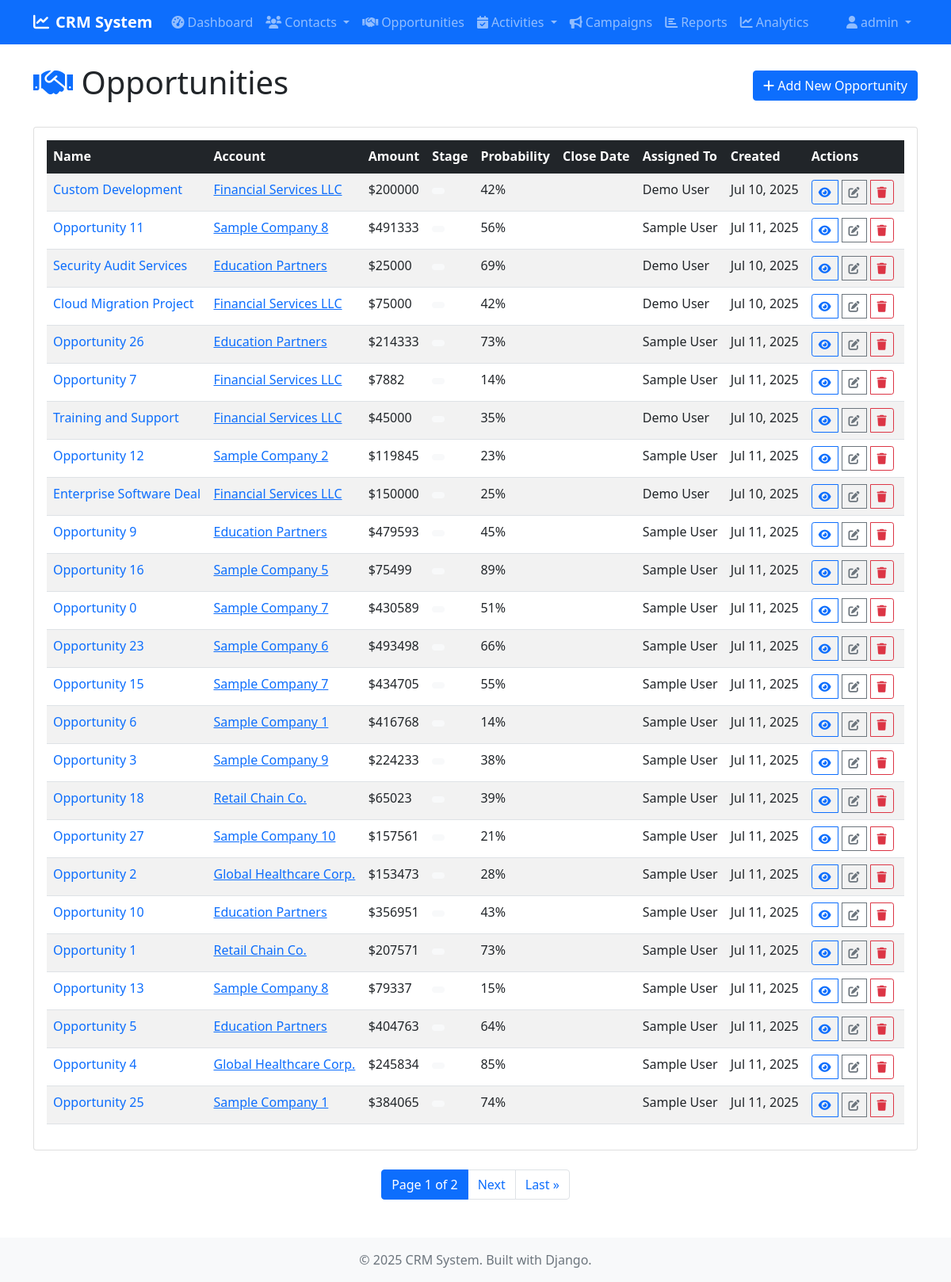
Screenshot of /opportunities/ (signed in) with the database file from the repository.
### opportunities/models.py (models this page shows, shortened)
class Opportunity(models.Model):
    SALES_STAGE = [
        ('prospecting', 'Prospecting'),
        ('qualification', 'Qualification'),
        ('needs_analysis', 'Needs Analysis'),
        ('value_proposition', 'Value Proposition'),
        ('id_decision_makers', 'Id. Decision Makers'),
        ('perception_analysis', 'Perception Analysis'),
        ('proposal', 'Proposal/Price Quote'),
        ('negotiation', 'Negotiation/Review'),
        ('closed_won', 'Closed Won'),
        ('closed_lost', 'Closed Lost'),
    ]
    LEAD_SOURCE = [
        ('existing_customer', 'Existing Customer'),
        ('partner', 'Partner'),
        ('public_relations', 'Public Relations'),
        ('direct_mail', 'Direct Mail'),
        ('conference', 'Conference'),
        ('trade_show', 'Trade Show'),
        ('web_site', 'Web Site'),
        ('word_of_mouth', 'Word of mouth'),
        ('email', 'Email'),
        ('campaign', 'Campaign'),
        ('other', 'Other'),
    ]
    TYPE_CHOICES = [
        ('existing_business', 'Existing Business'),
        ('new_business', 'New Business'),
    ]
    name = models.CharField(max_length=200)
    account = models.ForeignKey(Account, on_delete=models.CASCADE, related_name='opportunities')
    contact = models.ForeignKey(Contact, on_delete=models.SET_NULL, null=True, blank=True)
    amount = models.DecimalField(max_digits=15, decimal_places=2)
    sales_stage = models.CharField(max_length=20, choices=SALES_STAGE, default='prospecting')
    probability = models.IntegerField(default=0, help_text='Probability of closing (0-100%)')
    expected_close_date = models.DateField()
    opportunity_type = models.CharField(max_length=20, choices=TYPE_CHOICES, blank=True)
    lead_source = models.CharField(max_length=20, choices=LEAD_SOURCE, blank=True)
    next_step = models.CharField(max_length=200, blank=True)
    description = models.TextField(blank=True)
    assigned_to = models.ForeignKey(User, on_delete=models.SET_NULL, null=True, blank=True)
    created_by = models.ForeignKey(User, on_delete=models.SET_NULL, null=True, blank=True, related_name='created_opportunities')
    created_at = models.DateTimeField(auto_now_add=True)
    updated_at = models.DateTimeField(auto_now=True)
    class Meta:
        ordering = ['-expected_close_date']
        verbose_name_plural = 'Opportunities'

### accounts/models.py (models this page shows, shortened)
class Account(models.Model):
    ACCOUNT_TYPES = [
        ('customer', 'Customer'),
        ('prospect', 'Prospect'),
        ('partner', 'Partner'),
        ('competitor', 'Competitor'),
        ('other', 'Other'),
    ]
    INDUSTRIES = [
        ('technology', 'Technology'),
        ('healthcare', 'Healthcare'),
        ('finance', 'Finance'),
        ('education', 'Education'),
        ('retail', 'Retail'),
        ('manufacturing', 'Manufacturing'),
        ('other', 'Other'),
    ]
    name = models.CharField(max_length=200)
    account_type = models.CharField(max_length=20, choices=ACCOUNT_TYPES, default='customer')
    industry = models.CharField(max_length=20, choices=INDUSTRIES, blank=True)
    website = models.URLField(blank=True)
    phone = models.CharField(max_length=20, blank=True)
    email = models.EmailField(blank=True)
    billing_street = models.TextField(blank=True)
    billing_city = models.CharField(max_length=100, blank=True)
    billing_state = models.CharField(max_length=100, blank=True)
    billing_postal_code = models.CharField(max_length=20, blank=True)
    billing_country = models.CharField(max_length=100, blank=True)
    shipping_street = models.TextField(blank=True)
    shipping_city = models.CharField(max_length=100, blank=True)
    shipping_state = models.CharField(max_length=100, blank=True)
    shipping_postal_code = models.CharField(max_length=20, blank=True)
    shipping_country = models.CharField(max_length=100, blank=True)
    annual_revenue = models.DecimalField(max_digits=15, decimal_places=2, null=True, blank=True)
    employees = models.IntegerField(null=True, blank=True)
    description = models.TextField(blank=True)
    assigned_to = models.ForeignKey(User, on_delete=models.SET_NULL, null=True, blank=True)
    created_by = models.ForeignKey(User, on_delete=models.SET_NULL, null=True, blank=True, related_name='created_accounts')
    created_at = models.DateTimeField(auto_now_add=True)
    updated_at = models.DateTimeField(auto_now=True)
    class Meta:
        ordering = ['name']

### opportunities/views.py (the view)
# urls.py: path('', views.OpportunityListView.as_view(), name='list'),
class OpportunityListView(LoginRequiredMixin, ListView):
    model = Opportunity
    template_name = 'opportunities/opportunity_list.html'
    context_object_name = 'opportunities'
    paginate_by = 25
    def get_queryset(self):
        return Opportunity.objects.select_related('account', 'contact', 'assigned_to').order_by('-expected_close_date')

### templates/opportunities/opportunity_list.html (shortened to what this page needs)
{% extends 'base.html' %}
{% block content %}
<div class="d-flex justify-content-between align-items-center mb-4">
    <h1><i class="fas fa-handshake text-primary"></i> Opportunities</h1>
    <a href="{% url 'opportunities:create' %}" class="btn btn-primary">
        <i class="fas fa-plus"></i> Add New Opportunity
    </a>
</div>
<div class="card">
    <div class="card-body">
        <div class="table-responsive">
            <table class="table table-striped table-hover">
                <thead class="table-dark">
                    <tr>
                        <th>Name</th>
                        <th>Account</th>
                        <th>Amount</th>
                        <th>Stage</th>
                        <th>Probability</th>
                        <th>Close Date</th>
                        <th>Assigned To</th>
                        <th>Created</th>
                        <th>Actions</th>
                    </tr>
                </thead>
                <tbody>
                    {% for opportunity in opportunities %}
                    <tr>
                        <td>
                            <a href="{% url 'opportunities:detail' opportunity.pk %}" class="text-decoration-none">
                                {{ opportunity.name }}
                            </a>
                        </td>
                        <td>
                            {% if opportunity.account %}
                                <a href="{% url 'accounts:detail' opportunity.account.pk %}">{{ opportunity.account.name }}</a>
                            {% else %}
                                -
                            {% endif %}
                        </td>
                        <td>
                            {% if opportunity.amount %}
                                ${{ opportunity.amount|floatformat:0 }}
                            {% else %}
                                -
                            {% endif %}
                        </td>
                        <td>
                            <span class="badge {% if opportunity.stage == 'prospecting' %}bg-info{% elif opportunity.stage == 'qualification' %}bg-warning{% elif opportunity.stage == 'proposal' %}bg-primary{% elif opportunity.stage == 'negotiation' %}bg-secondary{% elif opportunity.stage == 'closed_won' %}bg-success{% elif opportunity.stage == 'closed_lost' %}bg-danger{% else %}bg-light text-dark{% endif %}">
                            </span>
                        </td>
                        <td>{{ opportunity.probability }}%</td>
                        <td>{{ opportunity.close_date|date:"M d, Y" }}</td>
                        <td>{{ opportunity.assigned_to.get_full_name|default:"-" }}</td>
                        <td>{{ opportunity.created_at|date:"M d, Y" }}</td>
                        <td>
                            <div class="btn-group" role="group">
                                <a href="{% url 'opportunities:detail' opportunity.pk %}" class="btn btn-sm btn-outline-primary" title="View">
                                    <i class="fas fa-eye"></i>
                                </a>
                                <a href="{% url 'opportunities:edit' opportunity.pk %}" class="btn btn-sm btn-outline-secondary" title="Edit">
                                    <i class="fas fa-edit"></i>
                                </a>
                                <a href="{% url 'opportunities:delete' opportunity.pk %}" class="btn btn-sm btn-outline-danger" title="Delete">
                                    <i class="fas fa-trash"></i>
                                </a>
                            </div>
                        </td>
                    </tr>
                    {% endfor %}
                </tbody>
            </table>
        </div>
    </div>
</div>
{% if is_paginated %}
<nav aria-label="Page navigation">
    <ul class="pagination justify-content-center mt-4">
        <li class="page-item active">
            <span class="page-link">
                Page {{ page_obj.number }} of {{ page_obj.paginator.num_pages }}
            </span>
        </li>
        {% if page_obj.has_next %}
            <li class="page-item">
                <a class="page-link" href="?page={{ page_obj.next_page_number }}">Next</a>
            </li>
            <li class="page-item">
                <a class="page-link" href="?page={{ page_obj.paginator.num_pages }}">Last &raquo;</a>
            </li>
        {% endif %}
    </ul>
</nav>
{% endif %}
{% endblock %}

### templates/base.html (shortened to what this page needs)
<!DOCTYPE html>
<html lang="en">
<head>
    <link href="https://cdn.jsdelivr.net/npm/bootstrap@5.1.3/dist/css/bootstrap.min.css" rel="stylesheet">
    <link href="https://cdnjs.cloudflare.com/ajax/libs/font-awesome/6.0.0/css/all.min.css" rel="stylesheet">
    {% load static %}
    <link href="{% static 'css/custom.css' %}" rel="stylesheet">
</head>
<body>
    <nav class="navbar navbar-expand-lg navbar-dark bg-primary">
        <div class="container">
            <a class="navbar-brand" href="{% url 'dashboard:home' %}">
                <i class="fas fa-chart-line me-2"></i>CRM System
            </a>
            {% if user.is_authenticated %}
            <div class="collapse navbar-collapse" id="navbarNav">
                <ul class="navbar-nav me-auto">
                    <li class="nav-item">
                        <a class="nav-link" href="{% url 'dashboard:home' %}">
                            <i class="fas fa-tachometer-alt me-1"></i>Dashboard
                        </a>
                    </li>
                    <li class="nav-item dropdown">
                        <a class="nav-link dropdown-toggle" href="#" role="button" data-bs-toggle="dropdown">
                            <i class="fas fa-users me-1"></i>Contacts
                        </a>
                    </li>
                    <li class="nav-item">
                        <a class="nav-link" href="{% url 'opportunities:list' %}">
                            <i class="fas fa-handshake me-1"></i>Opportunities
                        </a>
                    </li>
                    <li class="nav-item dropdown">
                        <a class="nav-link dropdown-toggle" href="#" role="button" data-bs-toggle="dropdown">
                            <i class="fas fa-calendar-check me-1"></i>Activities
                        </a>
                    </li>
                    <li class="nav-item">
                        <a class="nav-link" href="{% url 'campaigns:list' %}">
                            <i class="fas fa-bullhorn me-1"></i>Campaigns
                        </a>
                    </li>
                    <li class="nav-item">
                        <a class="nav-link" href="{% url 'dashboard:reports' %}">
                            <i class="fas fa-chart-bar me-1"></i>Reports
                        </a>
                    </li>
                    <li class="nav-item">
                        <a class="nav-link" href="{% url 'dashboard:analytics' %}">
                            <i class="fas fa-chart-line me-1"></i>Analytics
                        </a>
                    </li>
                </ul>
                <ul class="navbar-nav">
                    <li class="nav-item dropdown">
                        <a class="nav-link dropdown-toggle" href="#" role="button" data-bs-toggle="dropdown">
                            <i class="fas fa-user me-1"></i>{{ user.username }}
                        </a>
                    </li>
                </ul>
            </div>
            {% endif %}
        </div>
    </nav>
    <main class="container my-4">
        {% block content %}
        {% endblock %}
    </main>
    <footer class="bg-light text-center py-3 mt-5">
        <div class="container">
            <p class="text-muted mb-0">&copy; 2025 CRM System. Built with Django.</p>
        </div>
    </footer>
</body>
</html>

### static/css/custom.css (style rules this page uses)
.navbar-brand { font-weight: bold; }
.btn-sm { margin-right: 5px; }

### rows the page displays
Opportunity: name "Custom Development", account.name "Financial Services LLC", amount "200000", probability "42", assigned_to.get_full_name "Demo User", created_at "Jul 10, 2025"
Opportunity: name "Opportunity 11", account.name "Sample Company 8", amount "491333", probability "56", assigned_to.get_full_name "Sample User", created_at "Jul 11, 2025"
Opportunity: name "Security Audit Services", account.name "Education Partners", amount "25000", probability "69", assigned_to.get_full_name "Demo User", created_at "Jul 10, 2025"
Opportunity: name "Cloud Migration Project", account.name "Financial Services LLC", amount "75000", probability "42", assigned_to.get_full_name "Demo User", created_at "Jul 10, 2025"
Opportunity: name "Opportunity 26", account.name "Education Partners", amount "214333", probability "73", assigned_to.get_full_name "Sample User", created_at "Jul 11, 2025"
Opportunity: name "Opportunity 7", account.name "Financial Services LLC", amount "7882", probability "14", assigned_to.get_full_name "Sample User", created_at "Jul 11, 2025"
Opportunity: name "Training and Support", account.name "Financial Services LLC", amount "45000", probability "35", assigned_to.get_full_name "Demo User", created_at "Jul 10, 2025"
Opportunity: name "Opportunity 12", account.name "Sample Company 2", amount "119845", probability "23", assigned_to.get_full_name "Sample User", created_at "Jul 11, 2025"
Opportunity: name "Enterprise Software Deal", account.name "Financial Services LLC", amount "150000", probability "25", assigned_to.get_full_name "Demo User", created_at "Jul 10, 2025"
Opportunity: name "Opportunity 9", account.name "Education Partners", amount "479593", probability "45", assigned_to.get_full_name "Sample User", created_at "Jul 11, 2025"
Opportunity: name "Opportunity 16", account.name "Sample Company 5", amount "75499", probability "89", assigned_to.get_full_name "Sample User", created_at "Jul 11, 2025"
Opportunity: name "Opportunity 0", account.name "Sample Company 7", amount "430589", probability "51", assigned_to.get_full_name "Sample User", created_at "Jul 11, 2025"
Opportunity: name "Opportunity 23", account.name "Sample Company 6", amount "493498", probability "66", assigned_to.get_full_name "Sample User", created_at "Jul 11, 2025"
Opportunity: name "Opportunity 15", account.name "Sample Company 7", amount "434705", probability "55", assigned_to.get_full_name "Sample User", created_at "Jul 11, 2025"
Opportunity: name "Opportunity 6", account.name "Sample Company 1", amount "416768", probability "14", assigned_to.get_full_name "Sample User", created_at "Jul 11, 2025"
Opportunity: name "Opportunity 3", account.name "Sample Company 9", amount "224233", probability "38", assigned_to.get_full_name "Sample User", created_at "Jul 11, 2025"
Opportunity: name "Opportunity 18", account.name "Retail Chain Co.", amount "65023", probability "39", assigned_to.get_full_name "Sample User", created_at "Jul 11, 2025"
Opportunity: name "Opportunity 27", account.name "Sample Company 10", amount "157561", probability "21", assigned_to.get_full_name "Sample User", created_at "Jul 11, 2025"
Opportunity: name "Opportunity 2", account.name "Global Healthcare Corp.", amount "153473", probability "28", assigned_to.get_full_name "Sample User", created_at "Jul 11, 2025"
Opportunity: name "Opportunity 10", account.name "Education Partners", amount "356951", probability "43", assigned_to.get_full_name "Sample User", created_at "Jul 11, 2025"
Opportunity: name "Opportunity 1", account.name "Retail Chain Co.", amount "207571", probability "73", assigned_to.get_full_name "Sample User", created_at "Jul 11, 2025"
Opportunity: name "Opportunity 13", account.name "Sample Company 8", amount "79337", probability "15", assigned_to.get_full_name "Sample User", created_at "Jul 11, 2025"
Opportunity: name "Opportunity 5", account.name "Education Partners", amount "404763", probability "64", assigned_to.get_full_name "Sample User", created_at "Jul 11, 2025"
Opportunity: name "Opportunity 4", account.name "Global Healthcare Corp.", amount "245834", probability "85", assigned_to.get_full_name "Sample User", created_at "Jul 11, 2025"
Opportunity: name "Opportunity 25", account.name "Sample Company 1", amount "384065", probability "74", assigned_to.get_full_name "Sample User", created_at "Jul 11, 2025"

### other values shown
{{ user.username }} "admin"
{{ page_obj.number }} "1"
{{ page_obj.paginator.num_pages }} "2"
